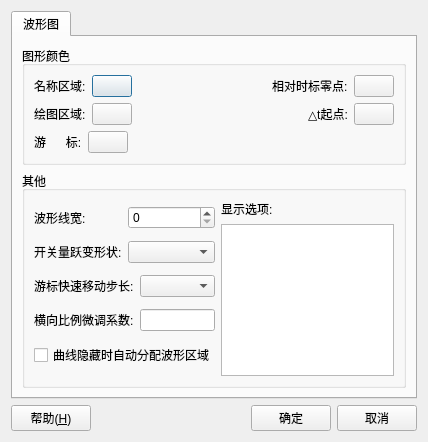
<?xml version="1.0" encoding="UTF-8"?>
<ui version="4.0">
 <class>WaveProperty</class>
 <widget class="QDialog" name="WaveProperty">
  <property name="geometry">
   <rect>
    <x>0</x>
    <y>0</y>
    <width>428</width>
    <height>442</height>
   </rect>
  </property>
  <property name="windowTitle">
   <string>波形图属性</string>
  </property>
  <layout class="QGridLayout" name="gridLayout_2">
   <item row="0" column="0">
    <widget class="QTabWidget" name="tabWidget">
     <widget class="QWidget" name="tabWidgetPage1">
      <attribute name="title">
       <string>波形图</string>
      </attribute>
      <layout class="QGridLayout" name="gridLayout">
       <item row="0" column="0">
        <widget class="QGroupBox" name="groupBox">
         <property name="title">
          <string>图形颜色</string>
         </property>
         <layout class="QVBoxLayout" name="verticalLayout">
          <item>
           <layout class="QHBoxLayout" name="horizontalLayout_2">
            <item>
             <widget class="QLabel" name="label">
              <property name="text">
               <string>名称区域:</string>
              </property>
             </widget>
            </item>
            <item>
             <widget class="QPushButton" name="m_btnNameColor">
              <property name="text">
               <string/>
              </property>
             </widget>
            </item>
            <item>
             <spacer name="horizontalSpacer">
              <property name="orientation">
               <enum>Qt::Horizontal</enum>
              </property>
              <property name="sizeHint" stdset="0">
               <size>
                <width>40</width>
                <height>20</height>
               </size>
              </property>
             </spacer>
            </item>
            <item>
             <widget class="QLabel" name="label_5">
              <property name="text">
               <string>相对时标零点:</string>
              </property>
             </widget>
            </item>
            <item>
             <widget class="QPushButton" name="m_btnFaultColor">
              <property name="text">
               <string/>
              </property>
             </widget>
            </item>
           </layout>
          </item>
          <item>
           <layout class="QHBoxLayout" name="horizontalLayout_3">
            <item>
             <widget class="QLabel" name="label_2">
              <property name="text">
               <string>绘图区域:</string>
              </property>
             </widget>
            </item>
            <item>
             <widget class="QPushButton" name="m_btnBackColor">
              <property name="text">
               <string/>
              </property>
             </widget>
            </item>
            <item>
             <spacer name="horizontalSpacer_2">
              <property name="orientation">
               <enum>Qt::Horizontal</enum>
              </property>
              <property name="sizeHint" stdset="0">
               <size>
                <width>40</width>
                <height>20</height>
               </size>
              </property>
             </spacer>
            </item>
            <item>
             <widget class="QLabel" name="label_4">
              <property name="text">
               <string>△t起点:</string>
              </property>
             </widget>
            </item>
            <item>
             <widget class="QPushButton" name="m_btnZeroColor">
              <property name="text">
               <string/>
              </property>
             </widget>
            </item>
           </layout>
          </item>
          <item>
           <layout class="QHBoxLayout" name="horizontalLayout_4">
            <item>
             <widget class="QLabel" name="label_3">
              <property name="text">
               <string>游      标:</string>
              </property>
             </widget>
            </item>
            <item>
             <widget class="QPushButton" name="m_btnCusorColor">
              <property name="text">
               <string/>
              </property>
             </widget>
            </item>
            <item>
             <spacer name="horizontalSpacer_3">
              <property name="orientation">
               <enum>Qt::Horizontal</enum>
              </property>
              <property name="sizeHint" stdset="0">
               <size>
                <width>40</width>
                <height>20</height>
               </size>
              </property>
             </spacer>
            </item>
           </layout>
          </item>
         </layout>
        </widget>
       </item>
       <item row="1" column="0">
        <widget class="QGroupBox" name="groupBox_2">
         <property name="title">
          <string>其他</string>
         </property>
         <layout class="QHBoxLayout" name="horizontalLayout_9">
          <item>
           <layout class="QVBoxLayout" name="verticalLayout_2">
            <item>
             <layout class="QHBoxLayout" name="horizontalLayout_5">
              <item>
               <widget class="QLabel" name="label_6">
                <property name="text">
                 <string>波形线宽:</string>
                </property>
               </widget>
              </item>
              <item>
               <widget class="QSpinBox" name="m_edtLineWidth"/>
              </item>
             </layout>
            </item>
            <item>
             <layout class="QHBoxLayout" name="horizontalLayout_6">
              <item>
               <widget class="QLabel" name="label_7">
                <property name="text">
                 <string>开关量跃变形状:</string>
                </property>
               </widget>
              </item>
              <item>
               <widget class="QComboBox" name="m_cbbDigtalKind"/>
              </item>
             </layout>
            </item>
            <item>
             <layout class="QHBoxLayout" name="horizontalLayout_7">
              <item>
               <widget class="QLabel" name="label_8">
                <property name="text">
                 <string>游标快速移动步长:</string>
                </property>
               </widget>
              </item>
              <item>
               <widget class="QComboBox" name="m_cbbCusorStep"/>
              </item>
             </layout>
            </item>
            <item>
             <layout class="QHBoxLayout" name="horizontalLayout_8">
              <item>
               <widget class="QLabel" name="label_9">
                <property name="text">
                 <string>横向比例微调系数:</string>
                </property>
               </widget>
              </item>
              <item>
               <widget class="QLineEdit" name="m_edtHorzZoom"/>
              </item>
             </layout>
            </item>
            <item>
             <widget class="QCheckBox" name="m_chkAutoSet">
              <property name="text">
               <string>曲线隐藏时自动分配波形区域</string>
              </property>
             </widget>
            </item>
           </layout>
          </item>
          <item>
           <layout class="QVBoxLayout" name="verticalLayout_4">
            <item>
             <widget class="QLabel" name="label_10">
              <property name="text">
               <string>显示选项:</string>
              </property>
             </widget>
            </item>
            <item>
             <widget class="QListWidget" name="m_lvOptions"/>
            </item>
           </layout>
          </item>
         </layout>
        </widget>
       </item>
      </layout>
     </widget>
    </widget>
   </item>
   <item row="1" column="0">
    <layout class="QHBoxLayout" name="horizontalLayout">
     <item>
      <widget class="QPushButton" name="m_btnHelp">
       <property name="text">
        <string>帮助(&amp;H)</string>
       </property>
       <property name="shortcut">
        <string>Alt+H</string>
       </property>
      </widget>
     </item>
     <item>
      <spacer name="spacer2">
       <property name="orientation">
        <enum>Qt::Horizontal</enum>
       </property>
       <property name="sizeType">
        <enum>QSizePolicy::Expanding</enum>
       </property>
       <property name="sizeHint" stdset="0">
        <size>
         <width>40</width>
         <height>20</height>
        </size>
       </property>
      </spacer>
     </item>
     <item>
      <widget class="QPushButton" name="m_btnOk">
       <property name="text">
        <string>确定</string>
       </property>
       <property name="shortcut">
        <string/>
       </property>
      </widget>
     </item>
     <item>
      <widget class="QPushButton" name="m_btnCancel">
       <property name="text">
        <string>取消</string>
       </property>
       <property name="shortcut">
        <string/>
       </property>
      </widget>
     </item>
    </layout>
   </item>
  </layout>
 </widget>
 <resources/>
 <connections/>
</ui>
